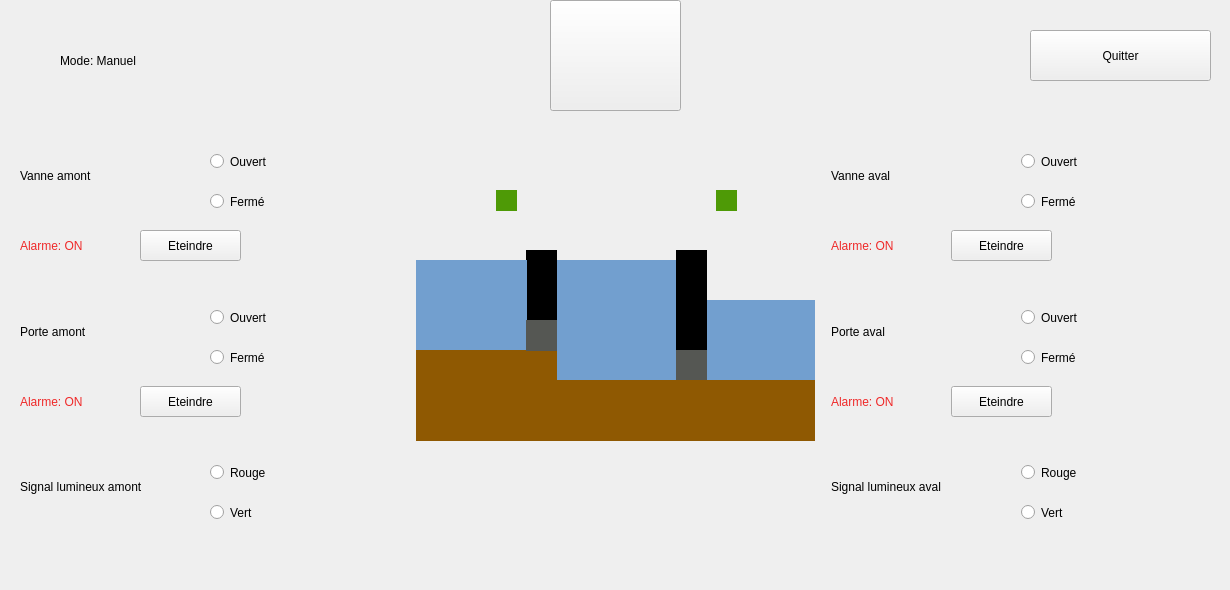
    <widget class="QWidget" name="page_admin">
     <widget class="QPushButton" name="Button_urgence4">
      <property name="geometry">
       <rect>
        <x>550</x>
        <y>0</y>
        <width>131</width>
        <height>111</height>
       </rect>
      </property>
      <property name="text">
       <string/>
      </property>
      <property name="icon">
       <iconset>
        <normaloff>../build-tp_note-Desktop_Qt_5_8_0_GCC_64bit-Debug/ressources/stop.png</normaloff>../build-tp_note-Desktop_Qt_5_8_0_GCC_64bit-Debug/ressources/stop.png</iconset>
      </property>
      <property name="iconSize">
       <size>
        <width>100</width>
        <height>100</height>
       </size>
      </property>
     </widget>
     <widget class="QLabel" name="label_9">
      <property name="geometry">
       <rect>
        <x>60</x>
        <y>40</y>
        <width>371</width>
        <height>41</height>
       </rect>
      </property>
      <property name="styleSheet">
       <string notr="true">font: 30pt &quot;Ubuntu&quot;;</string>
      </property>
      <property name="text">
       <string>Mode: Manuel</string>
      </property>
     </widget>
     <widget class="QPushButton" name="Button_quit">
      <property name="geometry">
       <rect>
        <x>1030</x>
        <y>30</y>
        <width>181</width>
        <height>51</height>
       </rect>
      </property>
      <property name="styleSheet">
       <string notr="true">font: 30pt &quot;Ubuntu&quot;;</string>
      </property>
      <property name="text">
       <string>Quitter</string>
      </property>
     </widget>
     <widget class="QWidget" name="gridLayoutWidget_2">
      <property name="geometry">
       <rect>
        <x>10</x>
        <y>120</y>
        <width>1211</width>
        <height>461</height>
       </rect>
      </property>
      <layout class="QGridLayout" name="gridLayout_2">
       <item row="0" column="2">
        <layout class="QGridLayout" name="gridLayout_4">
         <item row="1" column="0">
          <widget class="QWidget" name="widget_6" native="true">
           <widget class="QRadioButton" name="radioButton_11">
            <property name="geometry">
             <rect>
              <x>200</x>
              <y>30</y>
              <width>112</width>
              <height>23</height>
             </rect>
            </property>
            <property name="text">
             <string>Ouvert</string>
            </property>
           </widget>
           <widget class="QRadioButton" name="radioButton_12">
            <property name="geometry">
             <rect>
              <x>200</x>
              <y>70</y>
              <width>121</width>
              <height>23</height>
             </rect>
            </property>
            <property name="text">
             <string>Fermé</string>
            </property>
           </widget>
           <widget class="QLabel" name="label_21">
            <property name="geometry">
             <rect>
              <x>10</x>
              <y>40</y>
              <width>121</width>
              <height>31</height>
             </rect>
            </property>
            <property name="text">
             <string>Porte aval</string>
            </property>
           </widget>
           <widget class="QLabel" name="label_22">
            <property name="geometry">
             <rect>
              <x>10</x>
              <y>110</y>
              <width>121</width>
              <height>31</height>
             </rect>
            </property>
            <property name="styleSheet">
             <string notr="true">color: rgb(239, 41, 41);
font: 14pt &quot;Ubuntu&quot;;</string>
            </property>
            <property name="text">
             <string>Alarme: ON</string>
            </property>
           </widget>
           <widget class="QPushButton" name="pushButton_14">
            <property name="geometry">
             <rect>
              <x>130</x>
              <y>110</y>
              <width>101</width>
              <height>31</height>
             </rect>
            </property>
            <property name="text">
             <string>Eteindre</string>
            </property>
           </widget>
          </widget>
         </item>
         <item row="0" column="0">
          <widget class="QWidget" name="widget_4" native="true">
           <widget class="QRadioButton" name="radioButton_9">
            <property name="geometry">
             <rect>
              <x>200</x>
              <y>30</y>
              <width>112</width>
              <height>23</height>
             </rect>
            </property>
            <property name="text">
             <string>Ouvert</string>
            </property>
           </widget>
           <widget class="QRadioButton" name="radioButton_10">
            <property name="geometry">
             <rect>
              <x>200</x>
              <y>70</y>
              <width>121</width>
              <height>23</height>
             </rect>
            </property>
            <property name="text">
             <string>Fermé</string>
            </property>
           </widget>
           <widget class="QLabel" name="label_19">
            <property name="geometry">
             <rect>
              <x>10</x>
              <y>40</y>
              <width>121</width>
              <height>31</height>
             </rect>
            </property>
            <property name="text">
             <string>Vanne aval</string>
            </property>
           </widget>
           <widget class="QLabel" name="label_20">
            <property name="geometry">
             <rect>
              <x>10</x>
              <y>110</y>
              <width>121</width>
              <height>31</height>
             </rect>
            </property>
            <property name="styleSheet">
             <string notr="true">color: rgb(239, 41, 41);
font: 14pt &quot;Ubuntu&quot;;</string>
            </property>
            <property name="text">
             <string>Alarme: ON</string>
            </property>
           </widget>
           <widget class="QPushButton" name="pushButton_13">
            <property name="geometry">
             <rect>
              <x>130</x>
              <y>110</y>
              <width>101</width>
              <height>31</height>
             </rect>
            </property>
            <property name="text">
             <string>Eteindre</string>
            </property>
           </widget>
          </widget>
         </item>
         <item row="2" column="0">
          <widget class="QWidget" name="widget_5" native="true">
           <widget class="QRadioButton" name="radioButton_13">
            <property name="geometry">
             <rect>
              <x>200</x>
              <y>30</y>
              <width>112</width>
              <height>23</height>
             </rect>
            </property>
            <property name="text">
             <string>Rouge</string>
            </property>
           </widget>
           <widget class="QRadioButton" name="radioButton_14">
            <property name="geometry">
             <rect>
              <x>200</x>
              <y>70</y>
              <width>121</width>
              <height>23</height>
             </rect>
            </property>
            <property name="text">
             <string>Vert</string>
            </property>
           </widget>
           <widget class="QLabel" name="label_23">
            <property name="geometry">
             <rect>
              <x>10</x>
              <y>40</y>
              <width>171</width>
              <height>31</height>
             </rect>
            </property>
            <property name="text">
             <string>Signal lumineux aval</string>
            </property>
           </widget>
          </widget>
         </item>
        </layout>
       </item>
       <item row="0" column="0">
        <layout class="QGridLayout" name="gridLayout_3">
         <item row="0" column="0">
          <widget class="QWidget" name="widget" native="true">
           <widget class="QRadioButton" name="radioButton">
            <property name="geometry">
             <rect>
              <x>200</x>
              <y>30</y>
              <width>112</width>
              <height>23</height>
             </rect>
            </property>
            <property name="text">
             <string>Ouvert</string>
            </property>
           </widget>
           <widget class="QRadioButton" name="radioButton_2">
            <property name="geometry">
             <rect>
              <x>200</x>
              <y>70</y>
              <width>121</width>
              <height>23</height>
             </rect>
            </property>
            <property name="text">
             <string>Fermé</string>
            </property>
           </widget>
           <widget class="QLabel" name="label_11">
            <property name="geometry">
             <rect>
              <x>10</x>
              <y>40</y>
              <width>121</width>
              <height>31</height>
             </rect>
            </property>
            <property name="text">
             <string>Vanne amont</string>
            </property>
           </widget>
           <widget class="QLabel" name="label_12">
            <property name="geometry">
             <rect>
              <x>10</x>
              <y>110</y>
              <width>121</width>
              <height>31</height>
             </rect>
            </property>
            <property name="styleSheet">
             <string notr="true">color: rgb(239, 41, 41);
font: 14pt &quot;Ubuntu&quot;;</string>
            </property>
            <property name="text">
             <string>Alarme: ON</string>
            </property>
           </widget>
           <widget class="QPushButton" name="pushButton_9">
            <property name="geometry">
             <rect>
              <x>130</x>
              <y>110</y>
              <width>101</width>
              <height>31</height>
             </rect>
            </property>
            <property name="text">
             <string>Eteindre</string>
            </property>
           </widget>
          </widget>
         </item>
         <item row="1" column="0">
          <widget class="QWidget" name="widget_2" native="true">
           <widget class="QRadioButton" name="radioButton_5">
            <property name="geometry">
             <rect>
              <x>200</x>
              <y>30</y>
              <width>112</width>
              <height>23</height>
             </rect>
            </property>
            <property name="text">
             <string>Ouvert</string>
            </property>
           </widget>
           <widget class="QRadioButton" name="radioButton_6">
            <property name="geometry">
             <rect>
              <x>200</x>
              <y>70</y>
              <width>121</width>
              <height>23</height>
             </rect>
            </property>
            <property name="text">
             <string>Fermé</string>
            </property>
           </widget>
           <widget class="QLabel" name="label_15">
            <property name="geometry">
             <rect>
              <x>10</x>
              <y>40</y>
              <width>121</width>
              <height>31</height>
             </rect>
            </property>
            <property name="text">
             <string>Porte amont</string>
            </property>
           </widget>
           <widget class="QLabel" name="label_16">
            <property name="geometry">
             <rect>
              <x>10</x>
              <y>110</y>
              <width>121</width>
              <height>31</height>
             </rect>
            </property>
            <property name="styleSheet">
             <string notr="true">color: rgb(239, 41, 41);
font: 14pt &quot;Ubuntu&quot;;</string>
            </property>
            <property name="text">
             <string>Alarme: ON</string>
            </property>
           </widget>
           <widget class="QPushButton" name="pushButton_11">
            <property name="geometry">
             <rect>
              <x>130</x>
              <y>110</y>
              <width>101</width>
              <height>31</height>
             </rect>
            </property>
            <property name="text">
             <string>Eteindre</string>
            </property>
           </widget>
          </widget>
         </item>
         <item row="2" column="0">
          <widget class="QWidget" name="widget_3" native="true">
           <widget class="QRadioButton" name="radioButton_7">
            <property name="geometry">
             <rect>
              <x>200</x>
              <y>30</y>
              <width>112</width>
              <height>23</height>
             </rect>
            </property>
            <property name="text">
             <string>Rouge</string>
            </property>
           </widget>
           <widget class="QRadioButton" name="radioButton_8">
            <property name="geometry">
             <rect>
              <x>200</x>
              <y>70</y>
              <width>121</width>
              <height>23</height>
             </rect>
            </property>
            <property name="text">
             <string>Vert</string>
            </property>
           </widget>
           <widget class="QLabel" name="label_17">
            <property name="geometry">
             <rect>
              <x>10</x>
              <y>40</y>
              <width>171</width>
              <height>31</height>
             </rect>
            </property>
            <property name="text">
             <string>Signal lumineux amont</string>
            </property>
           </widget>
          </widget>
         </item>
        </layout>
       </item>
       <item row="0" column="1">
        <widget class="QWidget" name="widget_7" native="true">
         <widget class="QLabel" name="label_72">
          <property name="geometry">
           <rect>
            <x>0</x>
            <y>260</y>
            <width>401</width>
            <height>61</height>
           </rect>
          </property>
          <property name="styleSheet">
           <string notr="true">background-color: rgb(143, 89, 2);</string>
          </property>
          <property name="text">
           <string/>
          </property>
         </widget>
         <widget class="QLabel" name="label_73">
          <property name="geometry">
           <rect>
            <x>0</x>
            <y>140</y>
            <width>111</width>
            <height>91</height>
           </rect>
          </property>
          <property name="styleSheet">
           <string notr="true">background-color: rgb(114, 159, 207);</string>
          </property>
          <property name="text">
           <string/>
          </property>
         </widget>
         <widget class="QLabel" name="label_74">
          <property name="geometry">
           <rect>
            <x>0</x>
            <y>230</y>
            <width>141</width>
            <height>31</height>
           </rect>
          </property>
          <property name="styleSheet">
           <string notr="true">background-color: rgb(143, 89, 2);</string>
          </property>
          <property name="text">
           <string/>
          </property>
         </widget>
         <widget class="QLabel" name="eau3">
          <property name="geometry">
           <rect>
            <x>110</x>
            <y>140</y>
            <width>181</width>
            <height>131</height>
           </rect>
          </property>
          <property name="styleSheet">
           <string notr="true">background-color: rgb(114, 159, 207);</string>
          </property>
          <property name="text">
           <string/>
          </property>
         </widget>
         <widget class="QLabel" name="label_76">
          <property name="geometry">
           <rect>
            <x>290</x>
            <y>180</y>
            <width>111</width>
            <height>81</height>
           </rect>
          </property>
          <property name="styleSheet">
           <string notr="true">background-color: rgb(114, 159, 207);</string>
          </property>
          <property name="text">
           <string/>
          </property>
         </widget>
         <widget class="QLabel" name="porte1_2">
          <property name="geometry">
           <rect>
            <x>110</x>
            <y>130</y>
            <width>31</width>
            <height>71</height>
           </rect>
          </property>
          <property name="styleSheet">
           <string notr="true">background-color: black;
</string>
          </property>
          <property name="text">
           <string/>
          </property>
         </widget>
         <widget class="QLabel" name="porte1_3">
          <property name="geometry">
           <rect>
            <x>260</x>
            <y>130</y>
            <width>31</width>
            <height>101</height>
           </rect>
          </property>
          <property name="styleSheet">
           <string notr="true">background-color: black;
</string>
          </property>
          <property name="text">
           <string/>
          </property>
         </widget>
         <widget class="QLabel" name="vanne2_2">
          <property name="geometry">
           <rect>
            <x>110</x>
            <y>200</y>
            <width>31</width>
            <height>31</height>
           </rect>
          </property>
          <property name="styleSheet">
           <string notr="true">background-color: rgb(85, 87, 83);</string>
          </property>
          <property name="text">
           <string/>
          </property>
         </widget>
         <widget class="QLabel" name="vanne2_4">
          <property name="geometry">
           <rect>
            <x>260</x>
            <y>230</y>
            <width>31</width>
            <height>31</height>
           </rect>
          </property>
          <property name="styleSheet">
           <string notr="true">background-color: rgb(85, 87, 83);</string>
          </property>
          <property name="text">
           <string/>
          </property>
         </widget>
         <widget class="QLabel" name="feux2_2">
          <property name="geometry">
           <rect>
            <x>80</x>
            <y>70</y>
            <width>21</width>
            <height>21</height>
           </rect>
          </property>
          <property name="styleSheet">
           <string notr="true">background-color: rgb(78, 154, 6);</string>
          </property>
          <property name="text">
           <string/>
          </property>
         </widget>
         <widget class="QLabel" name="feux2_3">
          <property name="geometry">
           <rect>
            <x>300</x>
            <y>70</y>
            <width>21</width>
            <height>21</height>
           </rect>
          </property>
          <property name="styleSheet">
           <string notr="true">background-color: rgb(78, 154, 6)</string>
          </property>
          <property name="text">
           <string/>
          </property>
         </widget>
         <zorder>eau3</zorder>
         <zorder>porte1_2</zorder>
         <zorder>label_73</zorder>
         <zorder>label_74</zorder>
         <zorder>label_76</zorder>
         <zorder>porte1_3</zorder>
         <zorder>vanne2_2</zorder>
         <zorder>vanne2_4</zorder>
         <zorder>label_72</zorder>
         <zorder>feux2_2</zorder>
         <zorder>feux2_3</zorder>
        </widget>
       </item>
      </layout>
     </widget>
    </widget>
